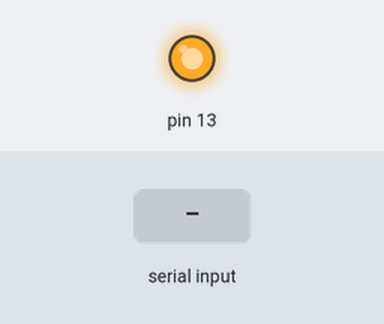
Simulated run of this sketch. Board: Arduino Uno, built with avr-gcc and run on an emulated ATmega328P. On the bench: output pins drawn as LEDs (lit = HIGH). The test bench sets the inputs (shaded band).

Above: at 1.2 s.
1.3 s: "1" received over Serial
At 2.7 s:
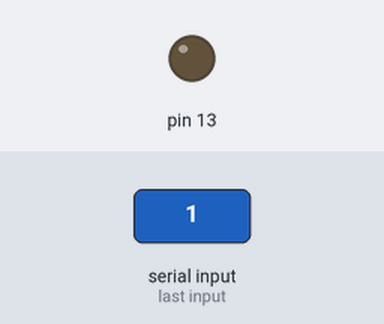
Timing chart, 0 to 4.3 s (numbered marks = the images above; inputs shaded):
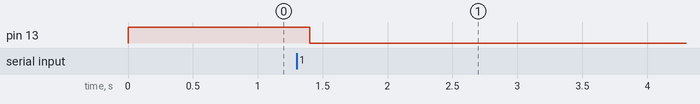

The sketch:

2.ino
```cpp
int led = 0;

void setup() {
  // put your setup code here, to run once:
  Serial.begin(9600);
  pinMode(13,OUTPUT);
  digitalWrite(13, HIGH);
}

void loop() {
  // put your main code here, to run repeatedly:
  delay(100);
  if(Serial.available()>0)
  {
    led++;
    digitalWrite(13, LOW);
  }
}
```

Measured:
- after the input at 1.3 s, pin 13: HIGH → LOW after 0.10 s
